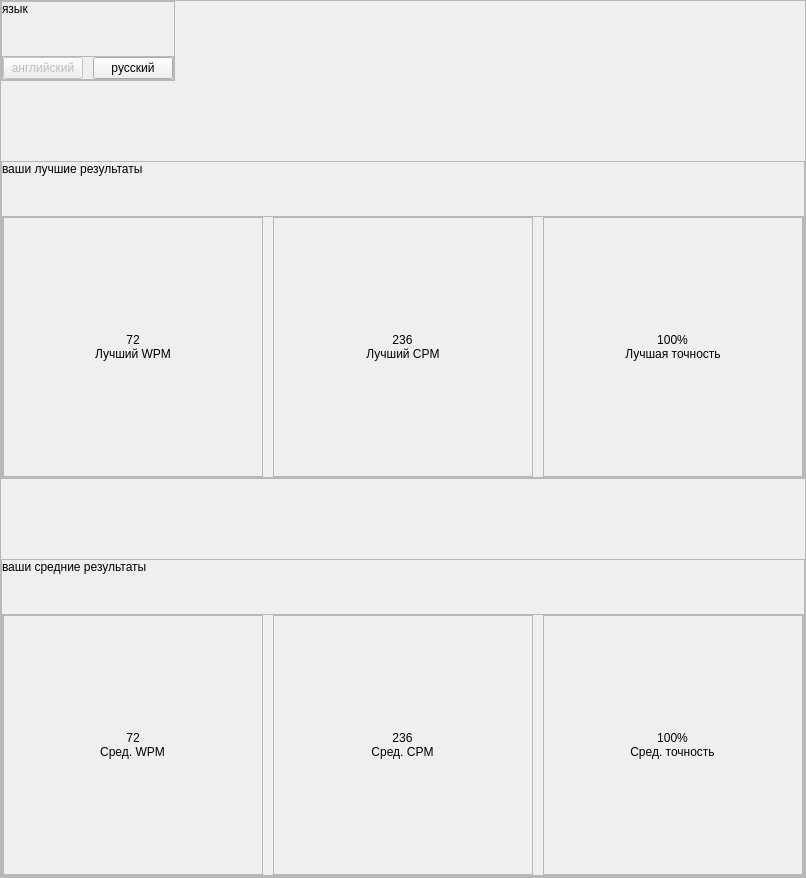
             <widget class="QWidget" name="profile_page">
              <layout class="QVBoxLayout" name="verticalLayout_23">
               <property name="spacing">
                <number>0</number>
               </property>
               <property name="leftMargin">
                <number>0</number>
               </property>
               <property name="topMargin">
                <number>0</number>
               </property>
               <property name="rightMargin">
                <number>0</number>
               </property>
               <property name="bottomMargin">
                <number>0</number>
               </property>
               <item alignment="Qt::AlignTop">
                <widget class="QFrame" name="profile_container">
                 <property name="frameShape">
                  <enum>QFrame::StyledPanel</enum>
                 </property>
                 <property name="frameShadow">
                  <enum>QFrame::Raised</enum>
                 </property>
                 <layout class="QVBoxLayout" name="verticalLayout_35">
                  <property name="spacing">
                   <number>80</number>
                  </property>
                  <property name="leftMargin">
                   <number>0</number>
                  </property>
                  <property name="topMargin">
                   <number>0</number>
                  </property>
                  <property name="rightMargin">
                   <number>0</number>
                  </property>
                  <property name="bottomMargin">
                   <number>0</number>
                  </property>
                  <item alignment="Qt::AlignLeft|Qt::AlignTop">
                   <widget class="QFrame" name="profile_choise_language">
                    <property name="frameShape">
                     <enum>QFrame::StyledPanel</enum>
                    </property>
                    <property name="frameShadow">
                     <enum>QFrame::Raised</enum>
                    </property>
                    <layout class="QVBoxLayout" name="verticalLayout_36">
                     <property name="spacing">
                      <number>40</number>
                     </property>
                     <property name="leftMargin">
                      <number>0</number>
                     </property>
                     <property name="topMargin">
                      <number>0</number>
                     </property>
                     <property name="rightMargin">
                      <number>0</number>
                     </property>
                     <property name="bottomMargin">
                      <number>0</number>
                     </property>
                     <item>
                      <widget class="QLabel" name="profile_choise_language_label">
                       <property name="text">
                        <string>язык</string>
                       </property>
                      </widget>
                     </item>
                     <item>
                      <widget class="QFrame" name="frame_11">
                       <property name="frameShape">
                        <enum>QFrame::StyledPanel</enum>
                       </property>
                       <property name="frameShadow">
                        <enum>QFrame::Raised</enum>
                       </property>
                       <layout class="QHBoxLayout" name="horizontalLayout_17">
                        <property name="spacing">
                         <number>10</number>
                        </property>
                        <property name="leftMargin">
                         <number>0</number>
                        </property>
                        <property name="topMargin">
                         <number>0</number>
                        </property>
                        <property name="rightMargin">
                         <number>0</number>
                        </property>
                        <property name="bottomMargin">
                         <number>0</number>
                        </property>
                        <item>
                         <widget class="QPushButton" name="choise_english_language">
                          <property name="enabled">
                           <bool>false</bool>
                          </property>
                          <property name="text">
                           <string>английский</string>
                          </property>
                         </widget>
                        </item>
                        <item>
                         <widget class="QPushButton" name="choise_russian_language">
                          <property name="text">
                           <string>русский</string>
                          </property>
                         </widget>
                        </item>
                       </layout>
                      </widget>
                     </item>
                    </layout>
                   </widget>
                  </item>
                  <item alignment="Qt::AlignLeft|Qt::AlignTop">
                   <widget class="QFrame" name="profile_best_result">
                    <property name="frameShape">
                     <enum>QFrame::StyledPanel</enum>
                    </property>
                    <property name="frameShadow">
                     <enum>QFrame::Raised</enum>
                    </property>
                    <layout class="QVBoxLayout" name="verticalLayout_37">
                     <property name="spacing">
                      <number>40</number>
                     </property>
                     <property name="leftMargin">
                      <number>0</number>
                     </property>
                     <property name="topMargin">
                      <number>0</number>
                     </property>
                     <property name="rightMargin">
                      <number>0</number>
                     </property>
                     <property name="bottomMargin">
                      <number>0</number>
                     </property>
                     <item>
                      <widget class="QLabel" name="profile_best_result_label">
                       <property name="text">
                        <string>ваши лучшие результаты</string>
                       </property>
                      </widget>
                     </item>
                     <item alignment="Qt::AlignLeft">
                      <widget class="QFrame" name="profile_best_result_container">
                       <property name="frameShape">
                        <enum>QFrame::StyledPanel</enum>
                       </property>
                       <property name="frameShadow">
                        <enum>QFrame::Raised</enum>
                       </property>
                       <layout class="QHBoxLayout" name="horizontalLayout_18">
                        <property name="spacing">
                         <number>10</number>
                        </property>
                        <property name="leftMargin">
                         <number>0</number>
                        </property>
                        <property name="topMargin">
                         <number>0</number>
                        </property>
                        <property name="rightMargin">
                         <number>0</number>
                        </property>
                        <property name="bottomMargin">
                         <number>0</number>
                        </property>
                        <item>
                         <widget class="QFrame" name="profile_best_wpm">
                          <property name="minimumSize">
                           <size>
                            <width>260</width>
                            <height>260</height>
                           </size>
                          </property>
                          <property name="maximumSize">
                           <size>
                            <width>260</width>
                            <height>260</height>
                           </size>
                          </property>
                          <property name="frameShape">
                           <enum>QFrame::StyledPanel</enum>
                          </property>
                          <property name="frameShadow">
                           <enum>QFrame::Raised</enum>
                          </property>
                          <layout class="QVBoxLayout" name="verticalLayout_38">
                           <property name="spacing">
                            <number>0</number>
                           </property>
                           <property name="leftMargin">
                            <number>0</number>
                           </property>
                           <property name="topMargin">
                            <number>0</number>
                           </property>
                           <property name="rightMargin">
                            <number>0</number>
                           </property>
                           <property name="bottomMargin">
                            <number>0</number>
                           </property>
                           <item alignment="Qt::AlignHCenter|Qt::AlignBottom">
                            <widget class="QLabel" name="profile_value_wpm">
                             <property name="text">
                              <string>72</string>
                             </property>
                             <property name="alignment">
                              <set>Qt::AlignCenter</set>
                             </property>
                            </widget>
                           </item>
                           <item alignment="Qt::AlignHCenter|Qt::AlignTop">
                            <widget class="QLabel" name="profile_text_wpm">
                             <property name="text">
                              <string>Лучший WPM</string>
                             </property>
                             <property name="alignment">
                              <set>Qt::AlignCenter</set>
                             </property>
                            </widget>
                           </item>
                          </layout>
                         </widget>
                        </item>
                        <item>
                         <widget class="QFrame" name="profile_best_cpm">
                          <property name="minimumSize">
                           <size>
                            <width>260</width>
                            <height>260</height>
                           </size>
                          </property>
                          <property name="maximumSize">
                           <size>
                            <width>260</width>
                            <height>260</height>
                           </size>
                          </property>
                          <property name="frameShape">
                           <enum>QFrame::StyledPanel</enum>
                          </property>
                          <property name="frameShadow">
                           <enum>QFrame::Raised</enum>
                          </property>
                          <layout class="QVBoxLayout" name="verticalLayout_39">
                           <property name="spacing">
                            <number>0</number>
                           </property>
                           <property name="leftMargin">
                            <number>0</number>
                           </property>
                           <property name="topMargin">
                            <number>0</number>
                           </property>
                           <property name="rightMargin">
                            <number>0</number>
                           </property>
                           <property name="bottomMargin">
                            <number>0</number>
                           </property>
                           <item alignment="Qt::AlignHCenter|Qt::AlignBottom">
                            <widget class="QLabel" name="profile_value_cpm">
                             <property name="text">
                              <string>236</string>
                             </property>
                             <property name="alignment">
                              <set>Qt::AlignCenter</set>
                             </property>
                            </widget>
                           </item>
                           <item alignment="Qt::AlignHCenter|Qt::AlignTop">
                            <widget class="QLabel" name="profile_text_cpm">
                             <property name="text">
                              <string>Лучший CPM</string>
                             </property>
                             <property name="alignment">
                              <set>Qt::AlignCenter</set>
                             </property>
                            </widget>
                           </item>
                          </layout>
                         </widget>
                        </item>
                        <item>
                         <widget class="QFrame" name="profile_best_persent">
                          <property name="minimumSize">
                           <size>
                            <width>260</width>
                            <height>260</height>
                           </size>
                          </property>
                          <property name="maximumSize">
                           <size>
                            <width>260</width>
                            <height>260</height>
                           </size>
                          </property>
                          <property name="frameShape">
                           <enum>QFrame::StyledPanel</enum>
                          </property>
                          <property name="frameShadow">
                           <enum>QFrame::Raised</enum>
                          </property>
                          <layout class="QVBoxLayout" name="verticalLayout_40">
                           <property name="spacing">
                            <number>0</number>
                           </property>
                           <property name="leftMargin">
                            <number>0</number>
                           </property>
                           <property name="topMargin">
                            <number>0</number>
                           </property>
                           <property name="rightMargin">
                            <number>0</number>
                           </property>
                           <property name="bottomMargin">
                            <number>0</number>
                           </property>
                           <item alignment="Qt::AlignHCenter|Qt::AlignBottom">
                            <widget class="QLabel" name="profile_value_percent">
                             <property name="text">
                              <string>100%</string>
                             </property>
                             <property name="alignment">
                              <set>Qt::AlignCenter</set>
                             </property>
                            </widget>
                           </item>
                           <item alignment="Qt::AlignHCenter|Qt::AlignTop">
                            <widget class="QLabel" name="profile_text_percent">
                             <property name="text">
                              <string>Лучшая точность</string>
                             </property>
                             <property name="alignment">
                              <set>Qt::AlignCenter</set>
                             </property>
                            </widget>
                           </item>
                          </layout>
                         </widget>
                        </item>
                       </layout>
                      </widget>
                     </item>
                    </layout>
                   </widget>
                  </item>
                  <item alignment="Qt::AlignLeft|Qt::AlignTop">
                   <widget class="QFrame" name="profile_avg_result">
                    <property name="frameShape">
                     <enum>QFrame::StyledPanel</enum>
                    </property>
                    <property name="frameShadow">
                     <enum>QFrame::Raised</enum>
                    </property>
                    <layout class="QVBoxLayout" name="verticalLayout_41">
                     <property name="spacing">
                      <number>40</number>
                     </property>
                     <property name="leftMargin">
                      <number>0</number>
                     </property>
                     <property name="topMargin">
                      <number>0</number>
                     </property>
                     <property name="rightMargin">
                      <number>0</number>
                     </property>
                     <property name="bottomMargin">
                      <number>0</number>
                     </property>
                     <item>
                      <widget class="QLabel" name="profile_avg_result_label">
                       <property name="text">
                        <string>ваши средние результаты</string>
                       </property>
                      </widget>
                     </item>
                     <item alignment="Qt::AlignLeft">
                      <widget class="QFrame" name="profile_avg_result_container">
                       <property name="frameShape">
                        <enum>QFrame::StyledPanel</enum>
                       </property>
                       <property name="frameShadow">
                        <enum>QFrame::Raised</enum>
                       </property>
                       <layout class="QHBoxLayout" name="horizontalLayout_19">
                        <property name="spacing">
                         <number>10</number>
                        </property>
                        <property name="leftMargin">
                         <number>0</number>
                        </property>
                        <property name="topMargin">
                         <number>0</number>
                        </property>
                        <property name="rightMargin">
                         <number>0</number>
                        </property>
                        <property name="bottomMargin">
                         <number>0</number>
                        </property>
                        <item>
                         <widget class="QFrame" name="profile_avg_wpm">
                          <property name="minimumSize">
                           <size>
                            <width>260</width>
                            <height>260</height>
                           </size>
                          </property>
                          <property name="maximumSize">
                           <size>
                            <width>260</width>
                            <height>260</height>
                           </size>
                          </property>
                          <property name="frameShape">
                           <enum>QFrame::StyledPanel</enum>
                          </property>
                          <property name="frameShadow">
                           <enum>QFrame::Raised</enum>
                          </property>
                          <layout class="QVBoxLayout" name="verticalLayout_42">
                           <property name="spacing">
                            <number>0</number>
                           </property>
                           <property name="leftMargin">
                            <number>0</number>
                           </property>
                           <property name="topMargin">
                            <number>0</number>
                           </property>
                           <property name="rightMargin">
                            <number>0</number>
                           </property>
                           <property name="bottomMargin">
                            <number>0</number>
                           </property>
                           <item alignment="Qt::AlignHCenter|Qt::AlignBottom">
                            <widget class="QLabel" name="profile_avg_value_wpm">
                             <property name="text">
                              <string>72</string>
                             </property>
                             <property name="alignment">
                              <set>Qt::AlignCenter</set>
                             </property>
                            </widget>
                           </item>
                           <item alignment="Qt::AlignHCenter|Qt::AlignTop">
                            <widget class="QLabel" name="profile_avg_text_wpm">
                             <property name="text">
                              <string>Сред. WPM</string>
                             </property>
                             <property name="alignment">
                              <set>Qt::AlignCenter</set>
                             </property>
                            </widget>
                           </item>
                          </layout>
                         </widget>
                        </item>
                        <item alignment="Qt::AlignLeft|Qt::AlignTop">
                         <widget class="QFrame" name="profile_avg_cpm">
                          <property name="minimumSize">
                           <size>
                            <width>260</width>
                            <height>260</height>
                           </size>
                          </property>
                          <property name="maximumSize">
                           <size>
                            <width>260</width>
                            <height>260</height>
                           </size>
                          </property>
                          <property name="frameShape">
                           <enum>QFrame::StyledPanel</enum>
                          </property>
                          <property name="frameShadow">
                           <enum>QFrame::Raised</enum>
                          </property>
                          <layout class="QVBoxLayout" name="verticalLayout_43">
                           <property name="spacing">
                            <number>0</number>
                           </property>
                           <property name="leftMargin">
                            <number>0</number>
                           </property>
                           <property name="topMargin">
                            <number>0</number>
                           </property>
                           <property name="rightMargin">
                            <number>0</number>
                           </property>
                           <property name="bottomMargin">
                            <number>0</number>
                           </property>
                           <item alignment="Qt::AlignHCenter|Qt::AlignBottom">
                            <widget class="QLabel" name="profile_avg_value_cpm">
                             <property name="text">
                              <string>236</string>
                             </property>
                             <property name="alignment">
                              <set>Qt::AlignCenter</set>
                             </property>
                            </widget>
                           </item>
                           <item alignment="Qt::AlignHCenter|Qt::AlignTop">
                            <widget class="QLabel" name="profile_avg_text_cpm">
                             <property name="text">
                              <string>Сред. CPM</string>
                             </property>
                             <property name="alignment">
                              <set>Qt::AlignCenter</set>
                             </property>
                            </widget>
                           </item>
                          </layout>
                         </widget>
                        </item>
                        <item alignment="Qt::AlignTop">
                         <widget class="QFrame" name="profile_avg_persent">
                          <property name="minimumSize">
                           <size>
                            <width>260</width>
                            <height>260</height>
                           </size>
                          </property>
                          <property name="maximumSize">
                           <size>
                            <width>260</width>
                            <height>260</height>
                           </size>
                          </property>
                          <property name="frameShape">
                           <enum>QFrame::StyledPanel</enum>
                          </property>
                          <property name="frameShadow">
                           <enum>QFrame::Raised</enum>
                          </property>
                          <layout class="QVBoxLayout" name="verticalLayout_44">
                           <property name="spacing">
                            <number>0</number>
                           </property>
                           <property name="leftMargin">
                            <number>0</number>
                           </property>
                           <property name="topMargin">
                            <number>0</number>
                           </property>
                           <property name="rightMargin">
                            <number>0</number>
                           </property>
                           <property name="bottomMargin">
                            <number>0</number>
                           </property>
                           <item alignment="Qt::AlignHCenter|Qt::AlignBottom">
                            <widget class="QLabel" name="profile_avg_value_percent">
                             <property name="text">
                              <string>100%</string>
                             </property>
                             <property name="alignment">
                              <set>Qt::AlignCenter</set>
                             </property>
                            </widget>
                           </item>
                           <item alignment="Qt::AlignHCenter|Qt::AlignTop">
                            <widget class="QLabel" name="profile_avg_text_percent">
                             <property name="text">
                              <string>Сред. точность</string>
                             </property>
                             <property name="alignment">
                              <set>Qt::AlignCenter</set>
                             </property>
                            </widget>
                           </item>
                          </layout>
                         </widget>
                        </item>
                       </layout>
                      </widget>
                     </item>
                    </layout>
                   </widget>
                  </item>
                 </layout>
                </widget>
               </item>
              </layout>
             </widget>
